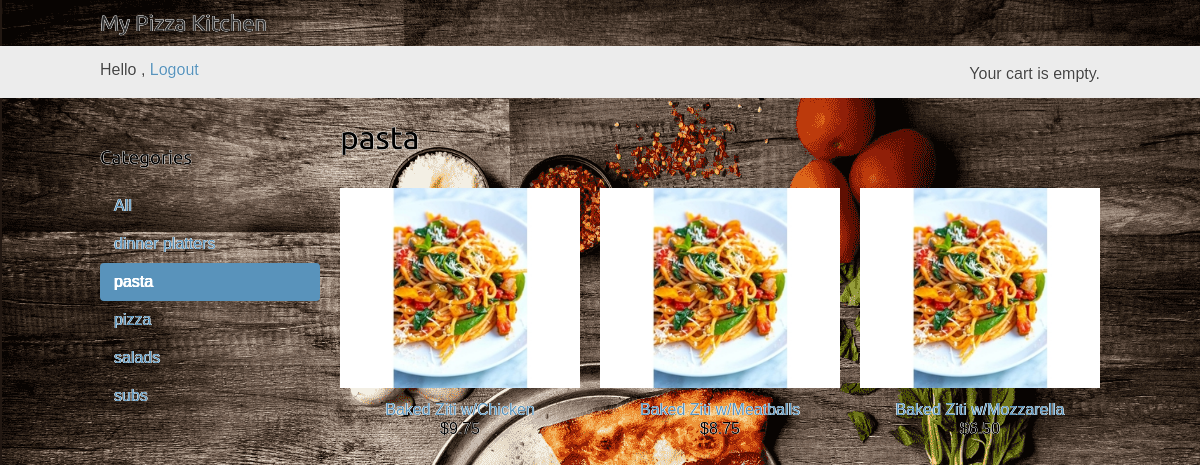
The app's page /pasta/ (signed in) with its own data.
### orders/models.py (models this page shows, shortened)
class Category(models.Model):
	name = models.CharField(max_length=64, db_index=True)
	slug = models.SlugField(max_length=64, unique=True)
	class Meta:
		ordering = ('name',)
		verbose_name = 'category'
		verbose_name_plural = 'categories'
	def get_absolute_url(self):
		return reverse('orders:product_list_by_category', args=[self.slug])
	def __str__(self):
		return self.name

class Product(models.Model):
	category = models.ForeignKey(Category, related_name='products', on_delete=models.CASCADE)
	name = models.CharField(max_length=64, db_index=True)
	slug = models.SlugField(max_length=64, db_index=True)
	description = models.TextField(blank=True)
	price = models.DecimalField(max_digits=10, decimal_places=2)
	available = models.BooleanField(default=True)
	class Meta:
		ordering = ('name',)
		index_together = (('id', 'slug'),)
	def get_absolute_url(self):
		return reverse('orders:product_detail', args=[self.id, self.slug])

### orders/views.py (the view)
# urls.py: path("", views.product_list, name="product_list"),
@login_required
def product_list(request, category_slug=None):
	category = None
	categories = Category.objects.all()
	products = Product.objects.filter(available=True)
	if category_slug:
		category = get_object_or_404(Category, slug=category_slug)
		products = products.filter(category=category)
	context = {
		'category': category,
		'categories': categories,
		'products': products
	}
	return render(request, 'orders/product/list.html', context )

### cart/cart.py (called while the page is built)
	def __len__(self):
		return sum(item['quantity'] for item in self.cart.values())

### cart/context_processors.py (called while the page is built)
def cart(request):
	return {'cart': Cart(request)}

### orders/templates/orders/product/list.html (shortened to what this page needs)
{% extends "orders/base.html" %}
{% load static %}
{% block content %}
	<div id="sidebar">
		<h3>Categories</h3>
			<ul>
				<li {% if not category %}class="selected"{% endif %}>
					<a href="{% url 'orders:product_list' %}">All</a>
				</li>
				{% for c in categories %}
					<li {% if category.slug == c.slug %}class="selected"{% endif %}>
						<a href="{{ c.get_absolute_url }}">{{ c.name }}</a>
					</li>
				{% endfor %}
			</ul>
	</div>
	<div id="main" class="product-list">
		<h1>{% if category %}{{ category.name }}{% else %}Products{% endif %}</h1>
		{% for product in products %}
		<div class="item">
			<a href="{{ product.get_absolute_url }}">
				<img src="{% if product.category|slugify == 'pizza' %} {% static 'img/pizza.png' %} {% elif product.category|slugify  == 'subs' %} {% static 'img/subs.png' %} {% elif product.category|slugify  == 'salads' %} {% static 'img/salad.jpg' %} {% elif product.category|slugify  == 'pasta' %} {% static 'img/pasta.jpg' %} {% elif product.category|slugify  == 'dinner platters' %} {% static 'img/dinner.jpg' %} {% else %} {% static 'img/blank.png' %}{% endif %}"></a>
			<a href="{{ product.get_absolute_url }}">{{ product.name }}</a><br>
		${{ product.price }}
		</div>
		{% endfor %}
	</div>
{% endblock %}

### orders/static/css/base.css (style rules this page uses)
body { margin:0; padding:0; font-family:helvetica, sans-serif; text-shadow: -0.4px 0 white, 0 0.4px white, 0.4px 0 white, 0 -0.4px white !important ; }
h1, h2, h3, h4, h5 , h6 { font-family: 'Ubuntu', sans-serif; font-weight:normal; }
a { text-decoration:none; color:#5993bb; }
#sidebar { width:220px; padding:30px 20px 0 0; float:left; }
#sidebar ul { margin:0; padding:0; }
#sidebar ul li { margin:0; list-style:none; padding:10px 14px; }
#sidebar ul li a { display:block; }
#sidebar ul li.selected { background:#5993bb; border-radius:4px; }
#sidebar ul li.selected a { color:#fff; }
#main { float:left; width: 96%; margin-right:-220px; overflow:hidden; }
.product-list .item { width:25%; padding:10px 20px 10px 0; float:left; text-align:center; line-height:1.2; }
.product-list .item img { width:100%; margin-bottom:8px ; }

### records on screen
Category: name "dinner platters"
Category: name "pasta"
Category: name "pizza"
Category: name "salads"
Category: name "subs"
Product: name "Baked Ziti w/Chicken", price "9.75"
Product: name "Baked Ziti w/Meatballs", price "8.75"
Product: name "Baked Ziti w/Mozzarella", price "6.50"
